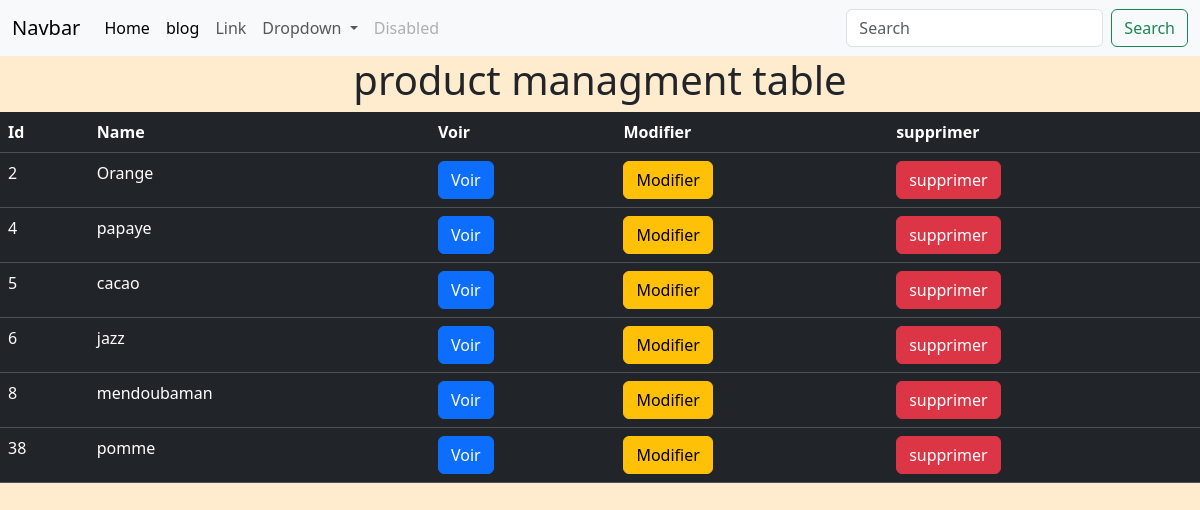
Screenshot of /table with the database file from the repository.
### products/models.py (models this page shows, shortened)
class Products(models.Model):
    name = models.CharField(max_length=150)
    description = models.TextField()
    price = models.DecimalField(max_digits=100000, decimal_places=2)
    image = models.ImageField(upload_to="images", blank=True)
    slug = models.SlugField(null=True, blank=True)
    actif = models.BooleanField(default=True)
    class Meta:
        verbose_name = "Product"
        verbose_name_plural = "Products"
    def get_absolute_url(self):
        return reverse("update", kwargs={"my_id": self.pk})

### products/views.py (the view)
# urls.py: path('table', table, name='table'),
def table(request):
    obj= Products.objects.all()
    return render(request, 'products/table.html', {'obj':obj})

### templates/products/table.html
{% extends 'base.html' %}
{%block content%}
<center>
    <h1 class="color:green;text-align:center">product managment table</h1>
    <table class="table table-dark">
        <thead>
            <tr>
                <th scope="col">Id</th>
                <th scope="col">Name</th>
                <th scope="col">Voir</th>
                <th scope="col">Modifier</th>
                <th scope="col">supprimer</th>
            </tr>
        </thead>
        <tbody>
            {%for article in obj %}
            <tr>
                <td scope="row">{{article.id}}</td>
                <td>{{article.name}}</td>
                <td><a href="" class="btn btn-primary"> Voir</a></td>
                <td><a href="{{article.get_absolute_url}}" class="btn btn-warning">Modifier</a></td>
                <td><a href="delete/{{article.id}}" class="btn btn-danger">supprimer</a></td>
            {% endfor %}
            </tr>
        </tbody>
    </table>
</center>
{%endblock%}

### static/css/style.css (style rules this page uses)
body { background-color: blanchedalmond; }

### rows the page displays
Products: id "2", name "Orange"
Products: id "4", name "papaye"
Products: id "5", name "cacao"
Products: id "6", name "jazz"
Products: id "8", name "mendoubaman"
Products: id "38", name "pomme"
